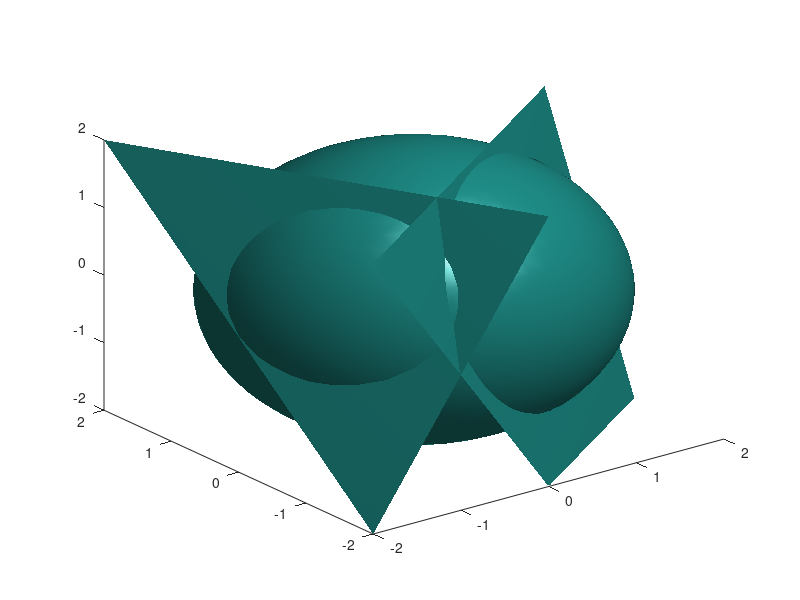

Reproduce this figure in MATLAB. (Note: this script raises an error after producing the figure.)
% ejemplo 10.2 2d BF
clear all
clc
clf




[x,y,z]=meshgrid(-2:0.2:2,-2:0.2:2,-2:0.2:2);

eq1=2*x-3*y+z-4;
eq2=2*x+y-z+4;
eq3=x.^2+y.^2+z.^2-4;

isosurface(x,y,z,eq1,0);
isosurface(x,y,z,eq2,0);
isosurface(x,y,z,eq3,0);


format long g
global paso=0.01;
global precision=0.5e-5;
nmaxiteraciones=100;
%%
X1=[-0.5;-1.3;0];
X2=[-0.5;-1;2];
%%
%%
%%
F=@ (X) [2*X(1)-3*X(2)+X(3)-4; 
              2*X(1)+X(2)-X(3)+4;
              X(1).^2+X(2).^2+X(3).^2-4];

F(X1)

dF=@ (X) difAproximada(F,X);
dF(X1)

[X_1,FX_1,pasos_1]=newtonV(F,dF,X1,nmaxiteraciones)

[X_2,FX_2,pasos_2]=newtonV(F,dF,X2,nmaxiteraciones)
